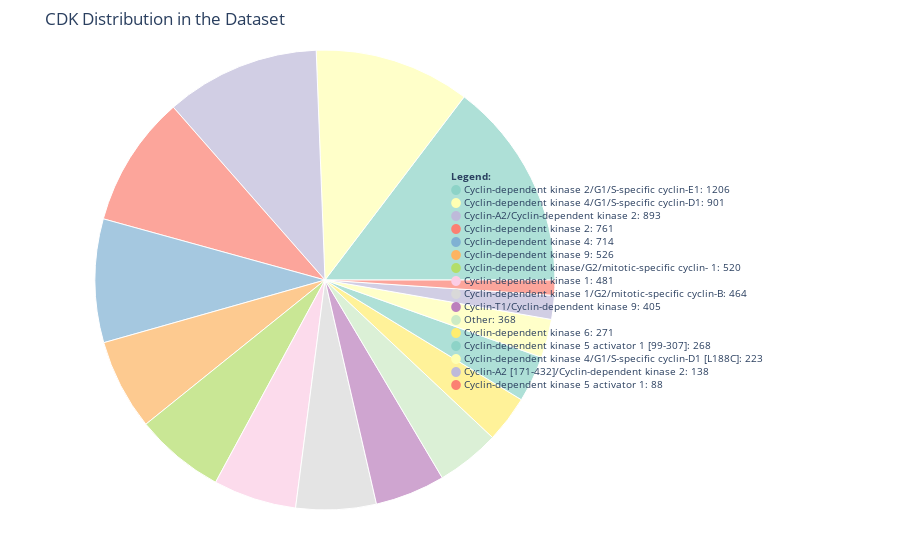

Notebook code for this chart:
### Markdown cell above
___________________________
Making piecarts to visualize the initial distributions in the dataset 

- Grouping by the CDKs ("Target Name": 47 unique)
- Grouping by the Ligands ("BindingDB Ligand Name", 4577 unique)

### Code cell
# Group by 'Target Name' and count occurrences
cdk_count = df["Target Name"].value_counts()

# Set a threshold for grouping smaller categories into "Other"
threshold = 0.01 * cdk_count.sum()  # Adjust threshold maybe 0.05

# Separate main categories and calculate "Other"
cdk_main = cdk_count[cdk_count > threshold]
other_count = cdk_count[cdk_count <= threshold].sum()

# Append "Other" as a separate row
cdk_main = pd.concat([cdk_main, pd.Series({"Other": other_count})])

# Sort by counts in decreasing order
cdk_main = cdk_main.sort_values(ascending=False)

# Create a DataFrame for Plotly
cdk_data = pd.DataFrame({
    "Target Name": cdk_main.index,
    "Count": cdk_main.values
})

# Generate a color for each category using Plotly's color sequence
color_sequence = pc.qualitative.Set3  # Select a color palette
colors = {name: color_sequence[i % len(color_sequence)] for i, name in enumerate(cdk_data["Target Name"])}

# Create an interactive sunburst chart using Plotly
fig = px.sunburst(
    cdk_data,
    path=["Target Name"],  # Defines the hierarchical structure
    values="Count",
    title="CDK Distribution in the Dataset",
    color="Target Name",  # Use Target Name for consistent color mapping
    color_discrete_map=colors,  # Assign the color mapping
)

# Customize hover template to show name and percentage, and remove text labels
fig.update_traces(
    hovertemplate="<b>%{label}</b><br>%{value} binding samples<br>%{percentParent:.1%} of total dataset",
    textinfo="none"  # Removes text labels from the plot
)

# Adjust legend position to fit within the visualization
fig.update_layout(
    margin=dict(t=50, l=50, r=300, b=50),  # Adjust right margin for better spacing
    annotations=[
        {
            "text": "<b>Legend:</b><br>" + "<br>".join(
                f"<span style='color:{colors[label]}'>⬤</span> {label}: {value}"
                for label, value in zip(cdk_data["Target Name"], cdk_data["Count"])
            ),
            "align": "left",
            "showarrow": False,
            "x": 1.3,  # Position legend farther to the right
            "y": 0.5,
            "xref": "paper",
            "yref": "paper",
            "font": {"size": 10},  # Reduce font size for better fit
        }
    ]
)

# Show the figure
fig.show()

### Figure 1 — Plotly figure (JSON) as saved in the notebook; plotly's stock layout.template omitted (floating-point values rounded to 4 significant figures)
{"data": [{"branchvalues": "total", "customdata": [["Cyclin-dependent kinase/G2/mitotic-specific cyclin- 1"], ["Cyclin-T1/Cyclin-dependent kinase 9"], ["Cyclin-dependent kinase 4/G1/S-specific cyclin-D1 [L188C]"], ["Cyclin-dependent kinase 4"], ["Cyclin-dependent kinase 4/G1/S-specific cyclin-D1"], ["Cyclin-dependent kinase 1"], ["Cyclin-A2 [171-432]/Cyclin-dependent kinase 2"], ["Cyclin-dependent kinase 1/G2/mitotic-specific cyclin-B"], ["Cyclin-A2/Cyclin-dependent kinase 2"], ["Cyclin-dependent kinase 9"], ["Other"], ["Cyclin-dependent kinase 6"], ["Cyclin-dependent kinase 5 activator 1 [99-307]"], ["Cyclin-dependent kinase 2"], ["Cyclin-dependent kinase 2/G1/S-specific cyclin-E1"], ["Cyclin-dependent kinase 5 activator 1"]], "domain": {"x": [0, 1], "y": [0, 1]}, "hovertemplate": "<b>%{label}</b><br>%{value} binding samples<br>%{percentParent:.1%} of total dataset", "ids": ["Cyclin-dependent kinase/G2/mitotic-specific cyclin- 1", "Cyclin-T1/Cyclin-dependent kinase 9", "Cyclin-dependent kinase 4/G1/S-specific cyclin-D1 [L188C]", "Cyclin-dependent kinase 4", "Cyclin-dependent kinase 4/G1/S-specific cyclin-D1", "Cyclin-dependent kinase 1", "Cyclin-A2 [171-432]/Cyclin-dependent kinase 2", "Cyclin-dependent kinase 1/G2/mitotic-specific cyclin-B", "Cyclin-A2/Cyclin-dependent kinase 2", "Cyclin-dependent kinase 9", "Other", "Cyclin-dependent kinase 6", "Cyclin-dependent kinase 5 activator 1 [99-307]", "Cyclin-dependent kinase 2", "Cyclin-dependent kinase 2/G1/S-specific cyclin-E1", "Cyclin-dependent kinase 5 activator 1"], "labels": ["Cyclin-dependent kinase/G2/mitotic-specific cyclin- 1", "Cyclin-T1/Cyclin-dependent kinase 9", "Cyclin-dependent kinase 4/G1/S-specific cyclin-D1 [L188C]", "Cyclin-dependent kinase 4", "Cyclin-dependent kinase 4/G1/S-specific cyclin-D1", "Cyclin-dependent kinase 1", "Cyclin-A2 [171-432]/Cyclin-dependent kinase 2", "Cyclin-dependent kinase 1/G2/mitotic-specific cyclin-B", "Cyclin-A2/Cyclin-dependent kinase 2", "Cyclin-dependent kinase 9", "Other", "Cyclin-dependent kinase 6", "Cyclin-dependent kinase 5 activator 1 [99-307]", "Cyclin-dependent kinase 2", "Cyclin-dependent kinase 2/G1/S-specific cyclin-E1", "Cyclin-dependent kinase 5 activator 1"], "marker": {"colors": ["rgb(179,222,105)", "rgb(188,128,189)", "rgb(255,255,179)", "rgb(128,177,211)", "rgb(255,255,179)", "rgb(252,205,229)", "rgb(190,186,218)", "rgb(217,217,217)", "rgb(190,186,218)", "rgb(253,180,98)", "rgb(204,235,197)", "rgb(255,237,111)", "rgb(141,211,199)", "rgb(251,128,114)", "rgb(141,211,199)", "rgb(251,128,114)"]}, "name": "", "parents": ["", "", "", "", "", "", "", "", "", "", "", "", "", "", "", ""], "textinfo": "none", "type": "sunburst", "values": [520, 405, 223, 714, 901, 481, 138, 464, 893, 526, 368, 271, 268, 761, 1206, 88]}], "layout": {"annotations": [{"align": "left", "font": {"size": 10}, "showarrow": false, "text": "<b>Legend:</b><br><span style='color:rgb(141,211,199)'>⬤</span> Cyclin-dependent kinase 2/G1/S-specific cyclin-E1: 1206<br><span style='color:rgb(255,255,179)'>⬤</span> Cyclin-dependent kinase 4/G1/S-specific cyclin-D1: 901<br><span style='color:rgb(190,186,218)'>⬤</span> Cyclin-A2/Cyclin-dependent kinase 2: 893<br><span style='color:rgb(251,128,114)'>⬤</span> Cyclin-dependent kinase 2: 761<br><span style='color:rgb(128,177,211)'>⬤</span> Cyclin-dependent kinase 4: 714<br><span style='color:rgb(253,180,98)'>⬤</span> Cyclin-dependent kinase 9: 526<br><span style='color:rgb(179,222,105)'>⬤</span> Cyclin-dependent kinase/G2/mitotic-specific cyclin- 1: 520<br><span style='color:rgb(252,205,229)'>⬤</span> Cyclin-dependent kinase 1: 481<br><span style='color:rgb(217,217,217)'>⬤</span> Cyclin-dependent kinase 1/G2/mitotic-specific cyclin-B: 464<br><span style='color:rgb(188,128,189)'>⬤</span> Cyclin-T1/Cyclin-dependent kinase 9: 405<br><span style='color:rgb(204,235,197)'>⬤</span> Other: 368<br><span style='color:rgb(255,237,111)'>⬤</span> Cyclin-dependent kinase 6: 271<br><span style='color:rgb(141,211,199)'>⬤</span> Cyclin-dependent kinase 5 activator 1 [99-307]: 268<br><span style='color:rgb(255,255,179)'>⬤</span> Cyclin-dependent kinase 4/G1/S-specific cyclin-D1 [L188C]: 223<br><span style='color:rgb(190,186,218)'>⬤</span> Cyclin-A2 [171-432]/Cyclin-dependent kinase 2: 138<br><span style='color:rgb(251,128,114)'>⬤</span> Cyclin-dependent kinase 5 activator 1: 88", "x": 1.3, "xref": "paper", "y": 0.5, "yref": "paper"}], "legend": {"tracegroupgap": 0}, "margin": {"b": 50, "l": 50, "r": 300, "t": 50}, "title": {"text": "CDK Distribution in the Dataset"}}}
